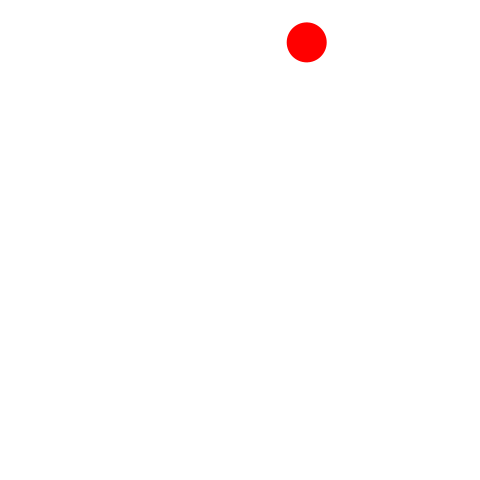
Frame 1 (no input)
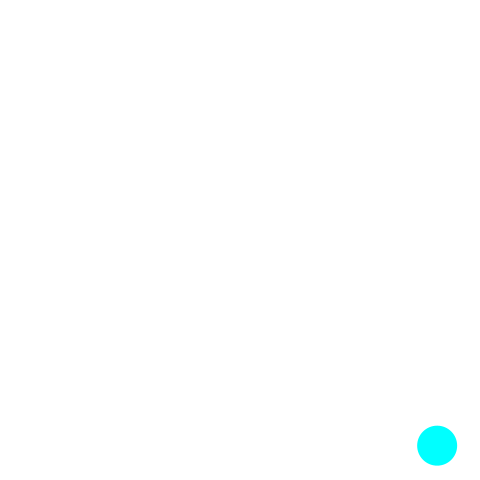
Frame 60 (the mouse pressed at the canvas centre just before this capture)
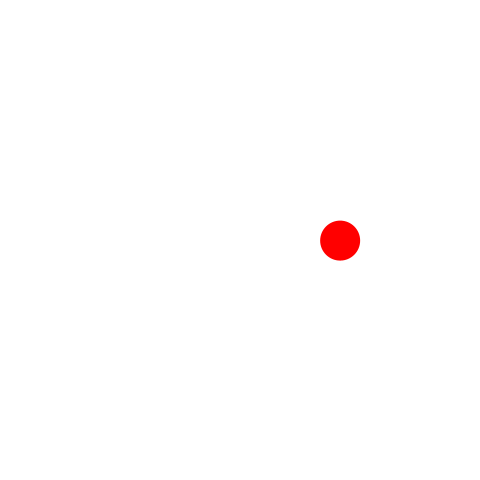
Frame 120 (the mouse held since frame 60 and released just before this capture)

The Processing sketch that drew these frames (run headless with seeded random() and noise(); from frame 60 on, the mouse is pressed at the canvas centre):

// Processing sketch: ballGravityChanging
// ── ballGravityChanging.pde
final float vx0min = -3.5;            // vxの初期値の下限
final float vx0max = 2.5;             // vxの初期値の上限
final float vy0min = 2;             // vyの初期値の下限
final float vy0max = 4;             // vyの初期値の上限
final float fps = 60;               // 1秒間あたりのフレーム数
float xgravity = 0;    // 1フレームあたりの重力加速度
float ygravity = 9.8/fps;
final float elas = 0.6;            // 反発係数
final float d = 40;                 // ボールの直径
final float hueMax = 360.0;         // 色相の最大値

// 変数
Ball ball0;                         // ボールのオブジェクト1つを参照する変数

void setup() {
    frameRate(fps);
    size(480, 480);
    noStroke();
    colorMode(HSB, hueMax, 100, 100);
    fill(0, 0, 0);
    ball0 = new Ball();
    ball0.d  = d;
    ball0.x  = random(d / 2, width - d / 2);     // ボールの中心のx座標
    ball0.y  = random(d / 2, height / 5);        // ボールの中心のy座標
    ball0.vx = random(vx0min, vx0max);           // ボールの速度のx成分
    ball0.vy = random(vy0min, vy0max);           // ボールの速度のy成分
}

void draw() {
    background(0, 0, 100);
    ball0.move();
    ball0.draw();
}




/** 動くボールを表す */
class Ball {
    float d;
    float x;
    float y;
    float vx;
    float vy;
    float hue;
    void draw(){
        fill(hue,100,100);
        ellipse(x, y, d, d);
    }

    void move() {
        x  += vx;          // ボールが速度ぶん移動する
        vx +=xgravity;
        vy += ygravity;          // 速度のy成分に重力加速度を加算する
        y  += vy;
        if (x < d / 2) {
            vx = - vx * elas;
            x = d / 2;
        } else if (x > width - d / 2) {
            vx = - vx  * elas;
            x = width - d / 2;
            changeGravity();
        }
        if (y > height - d / 2) {
            vy = - vy * elas;
            y = height - d / 2;
            changeGravity();
        } else if (y < d / 2) {
            vy = - vy * elas;
            y = d / 2;
        }
    }
    void changeGravity(){
        hue+=180;
        if(hue>=hueMax){
            hue=0;
        }
        if(xgravity>ygravity){
            ygravity = xgravity;
            xgravity = 0;
        }else{
            xgravity = ygravity;
            ygravity = 0;
        }
    }
}
